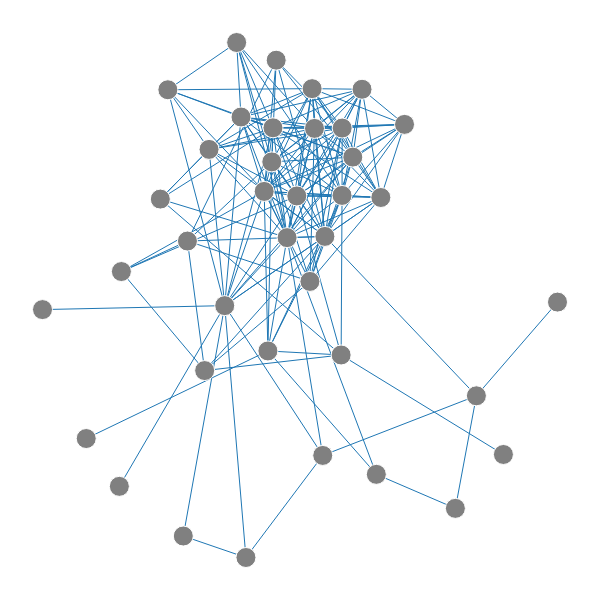

Here is the notebook cell this chart was saved with:
### Code cell
plot_comm(pick_comm_graph)

### Figure 1 — Plotly figure (JSON) as saved in the notebook; plotly's stock layout.template omitted (floating-point values rounded to 4 significant figures; data arrays with more than 128 entries replaced by an {"elided": "..."} marker saying what was removed)
{"data": [{"hoverinfo": "none", "line": {"width": 1}, "mode": "lines", "name": "", "type": "scatter", "x": {"elided": "540 float values"}, "y": {"elided": "540 float values"}}, {"hoverinfo": "text", "marker": {"color": ["grey", "grey", "grey", "grey", "grey", "grey", "grey", "grey", "grey", "grey", "grey", "grey", "grey", "grey", "grey", "grey", "grey", "grey", "grey", "grey", "grey", "grey", "grey", "grey", "grey", "grey", "grey", "grey", "grey", "grey", "grey", "grey", "grey", "grey", "grey", "grey", "grey", "grey"], "opacity": [1, 1, 1, 1, 1, 1, 1, 1, 1, 1, 1, 1, 1, 1, 1, 1, 1, 1, 1, 1, 1, 1, 1, 1, 1, 1, 1, 1, 1, 1, 1, 1, 1, 1, 1, 1, 1, 1], "size": [20, 20, 20, 20, 20, 20, 20, 20, 20, 20, 20, 20, 20, 20, 20, 20, 20, 20, 20, 20, 20, 20, 20, 20, 20, 20, 20, 20, 20, 20, 20, 20, 20, 20, 20, 20, 20, 20]}, "mode": "markers", "name": "", "text": ["chr12:92825000-92850000", "chr12:92175000-92200000", "chr12:92500000-92525000", "chr12:92125000-92150000", "chr12:93025000-93050000", "chr12:92700000-92725000", "chr12:92675000-92700000", "chr12:92375000-92400000", "chr12:92600000-92625000", "chr12:92075000-92100000", "chr12:92800000-92825000", "chr12:92625000-92650000", "chr12:92750000-92775000", "chr12:92900000-92925000", "chr12:92725000-92750000", "chr12:93050000-93075000", "chr12:91950000-91975000", "chr12:92925000-92950000", "chr12:92150000-92175000", "chr12:92225000-92250000", "chr12:92875000-92900000", "chr12:92850000-92875000", "chr12:92775000-92800000", "chr12:92525000-92550000", "chr12:93000000-93025000", "chr12:92475000-92500000", "chr12:92975000-93000000", "chr12:92650000-92675000", "chr12:91975000-92000000", "chr12:92000000-92025000", "chr12:92425000-92450000", "chr12:92550000-92575000", "chr12:92250000-92275000", "chr12:92450000-92475000", "chr12:92575000-92600000", "chr12:92400000-92425000", "chr12:92200000-92225000", "chr12:92950000-92975000"], "type": "scatter", "x": [0.5235, 0.5441, 0.2288, 0.1492, 0.5799, 0.3149, 0.1532, 0.377, 0.5483, 1, 0.657, 0.2814, 0.4305, 0.703, 0.5193, 0.895, 0.2734, 0.5281, 0.3539, 0.8017, 0.6205, 0.5819, 0.6025, 0.4749, 0.08491, 0.3234, 0.4377, 0.4538, 0.395, 0, 0.4475, 0.4452, 0.6482, 0.3854, 0.4938, 0.2434, 0.8425, 0.5817], "y": [0.7983, 0.1738, 0.6102, 0.1211, 0.3448, 0.3183, 0.4869, 0.8768, 0.5467, 0.4348, 0.6129, 0.5388, 0.6233, 0.7374, 0.47, 0.1754, 0.03658, 0.7306, 0.4288, 0.08367, 0.7972, 0.7312, 0.6817, 0.5446, 0.2026, 0.6948, 0.3517, 0.8467, 0, 0.4221, 0.7316, 0.6736, 0.1416, 0.75, 0.6156, 0.7964, 0.2753, 0.6165]}], "layout": {"height": 600, "hovermode": "closest", "margin": {"b": 0, "l": 0, "r": 0, "t": 0}, "scene": {"xaxis": {"showbackground": false, "showgrid": false, "showline": false, "showticklabels": false, "title": "", "zeroline": false}, "yaxis": {"showbackground": false, "showgrid": false, "showline": false, "showticklabels": false, "title": "", "zeroline": false}, "zaxis": {"showbackground": false, "showgrid": false, "showline": false, "showticklabels": false, "title": "", "zeroline": false}}, "showlegend": false, "width": 600, "xaxis": {"showbackground": false, "showgrid": false, "showline": false, "showticklabels": false, "title": "", "zeroline": false}, "yaxis": {"showbackground": false, "showgrid": false, "showline": false, "showticklabels": false, "title": "", "zeroline": false}}}
